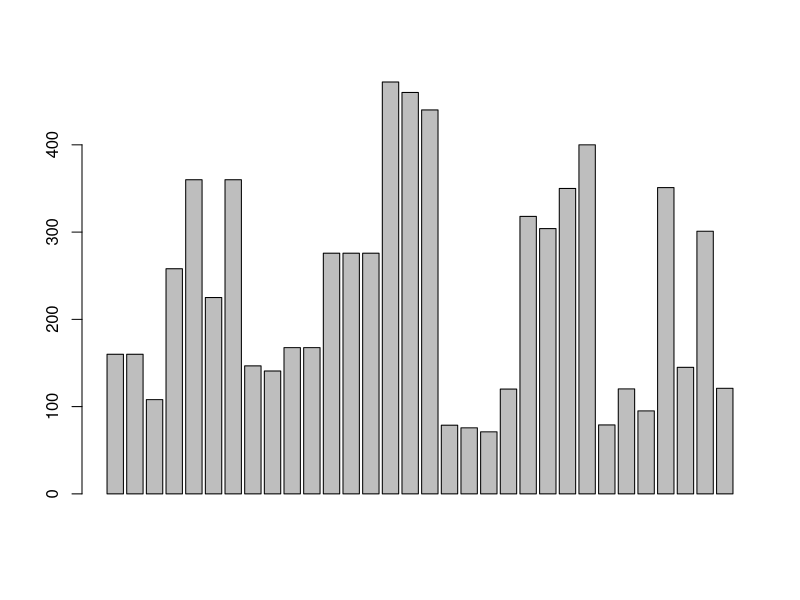
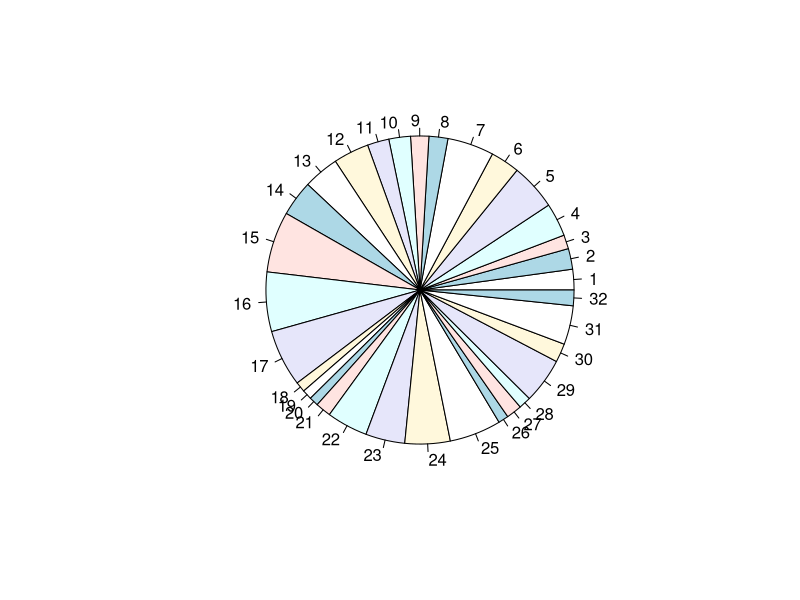
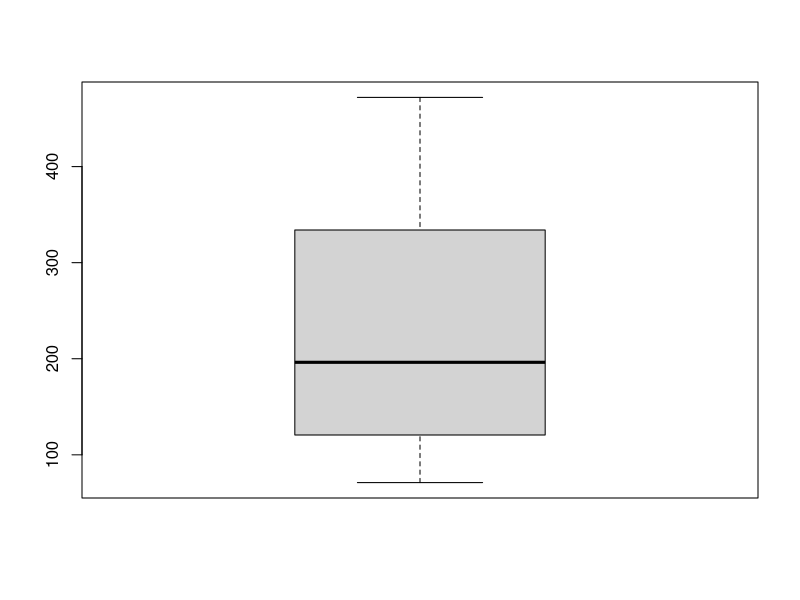
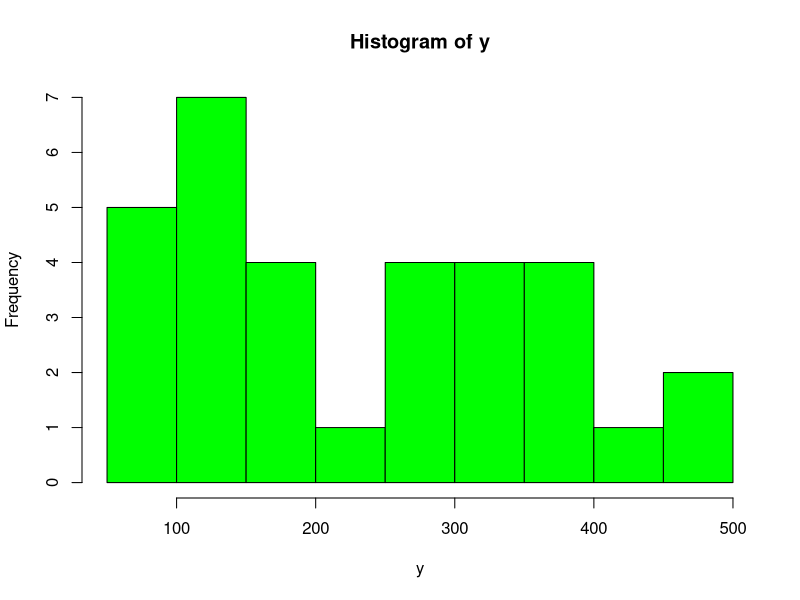
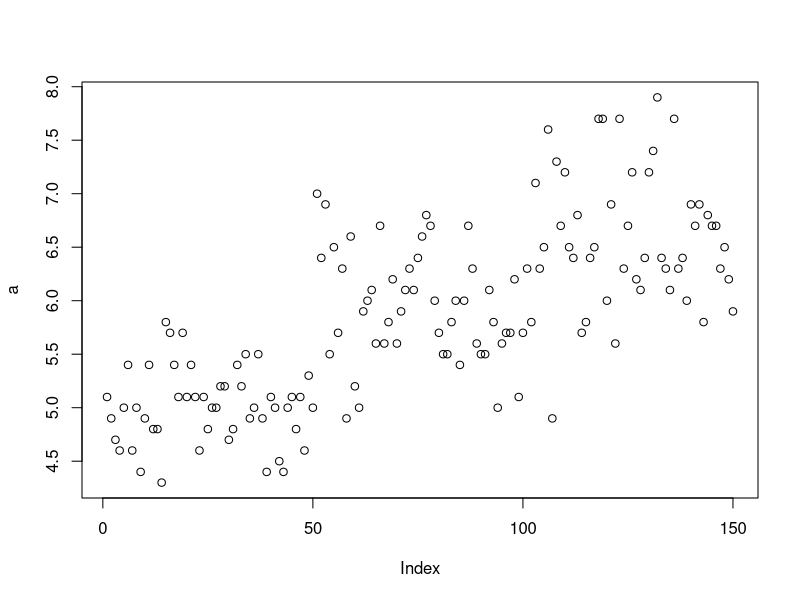
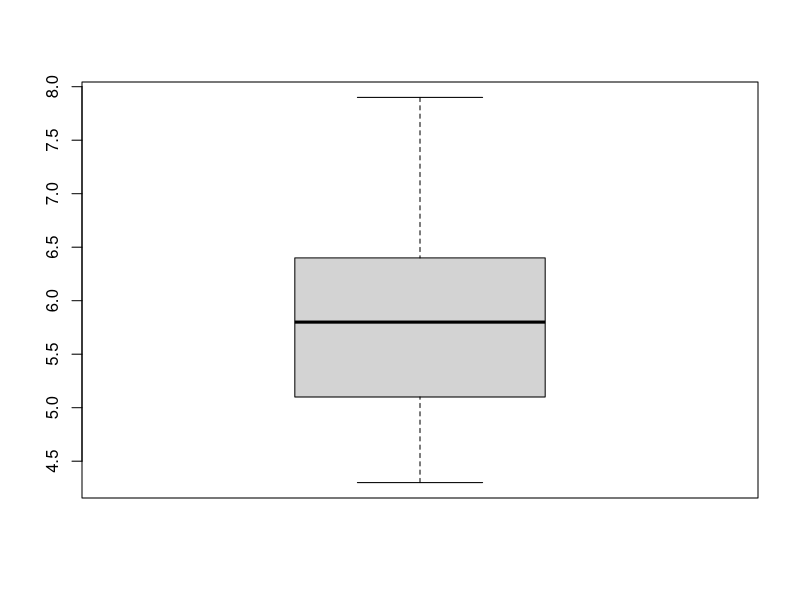
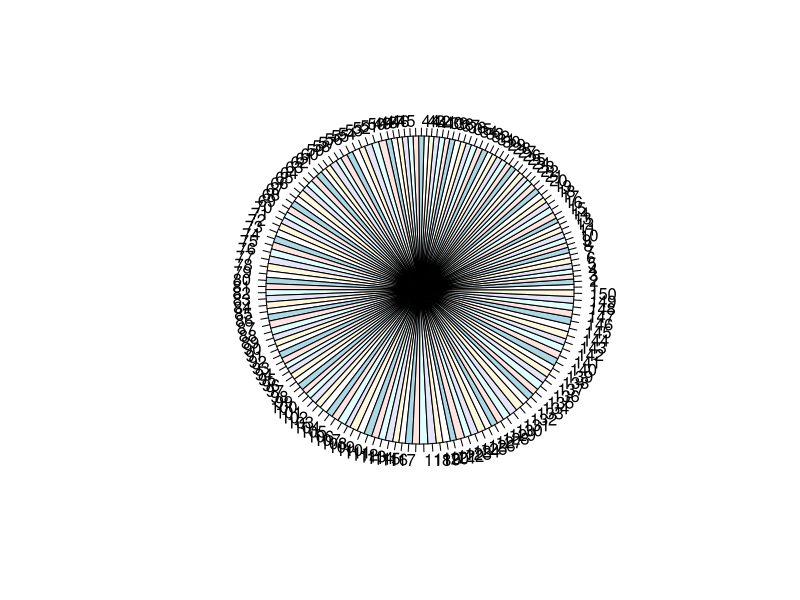
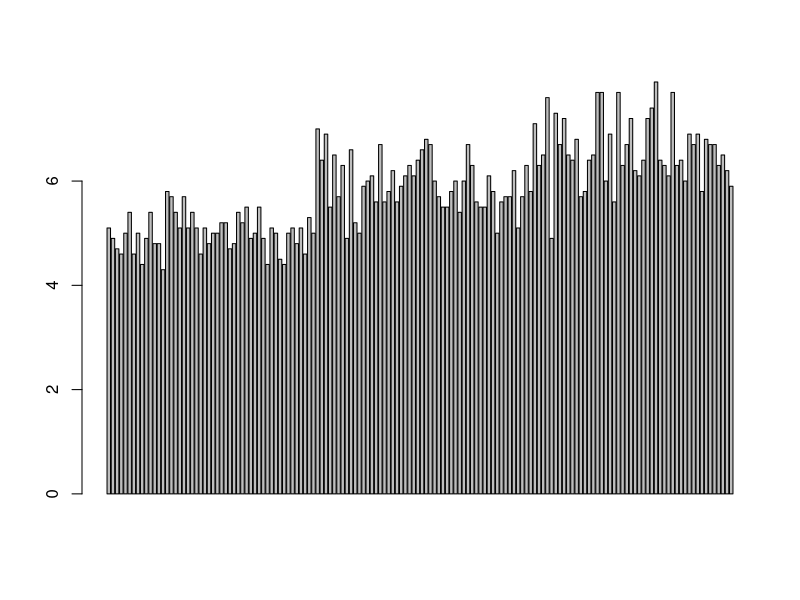

Write R code to recreate these figures, in order.
  v = c(2,5,10,23,20)
  t=c(10,20,30,40,50)
  min(v)
  sum(v)
  print(v+t)
  
  x=mtcars
  
  y=x[,3]
  y
  
  z=x[,4]
  z
  
  summary(x)
  
  var(y)
  
  sd(y)
  
  
  cov(y,z)
  
  sort(y)
  
  sort(table(y))
  
  
  
  barplot(y)
  
  pie(y)
  
  boxplot(y)
  
  
  hist(y,col = "green")
  
  i=iris
  i
  
  a=i[,1]
  b=i[,2]
  a
  b
  
  
  summary(i)
  
  var(a)
  
  sd(a)
  
  
  cov(a,b)
  
  sort(a)
  
  sort(table(a))
  
  mean(a)
  median(a)
  mode(a)
  min(a)
  max(a)
  
  
  
  plot(a)
  boxplot(a)
  pie(a)
  barplot(a)
  
  s=seq(0,10,1)
  s
  m=2
  
  f=function(s,m)
  {
    f=s^m
  }
  plot(s,f(s,m), xlab="x-axis" , ylab="y-axis", col="red", main = "first lab" ,typ = 'l')
  
  d=seq(-10,10,1)
  
  n=4
  
  cube=function(d,n)
  {
    cube=d/n
  }
  
  plot(d,cube(d,2), xlab="x-axis" , ylab="y-axis", col="red", main = "first lab" ,typ = 'l')
  lines(d,cube(d,3) , col= "blue")
  lines(d,cube(d,4), col="green")
  
  legend("topright",legend=c("red n=2", "blue n=3", "green n=4"),fill=c("red", "blue", "green"))
  
 
  
